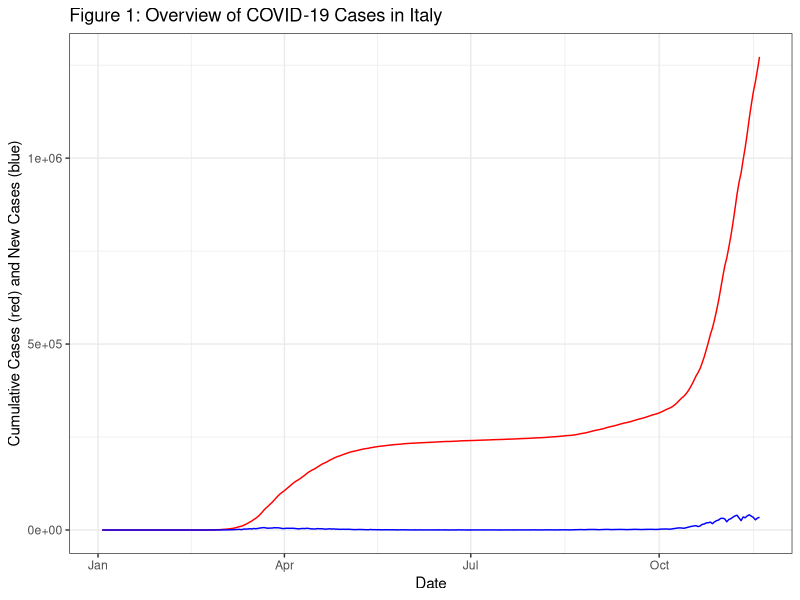
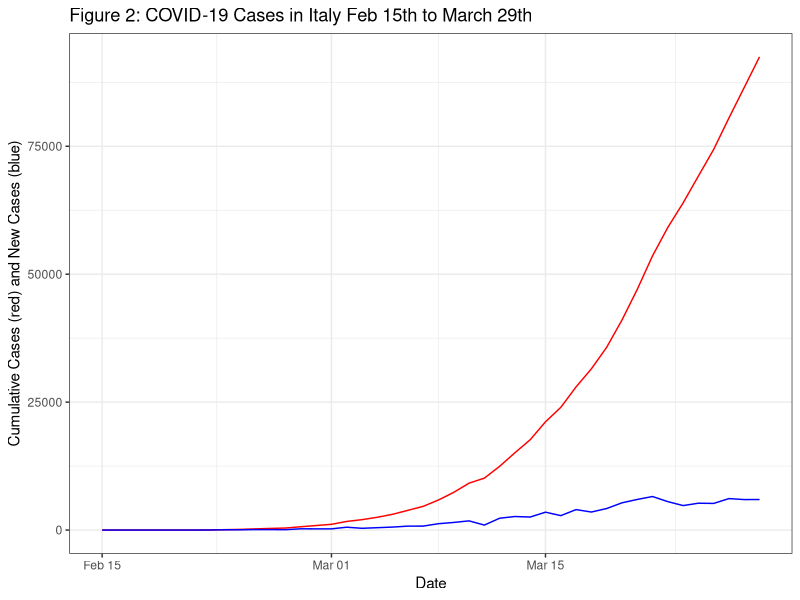
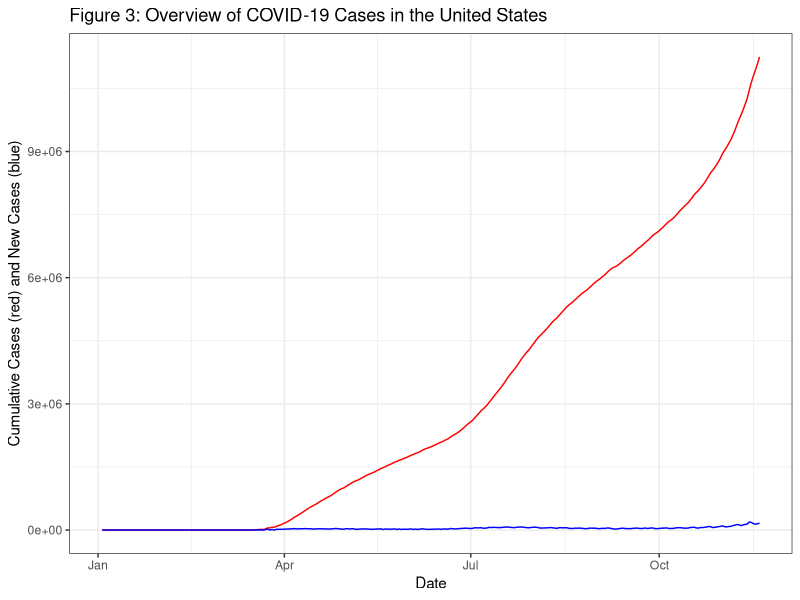
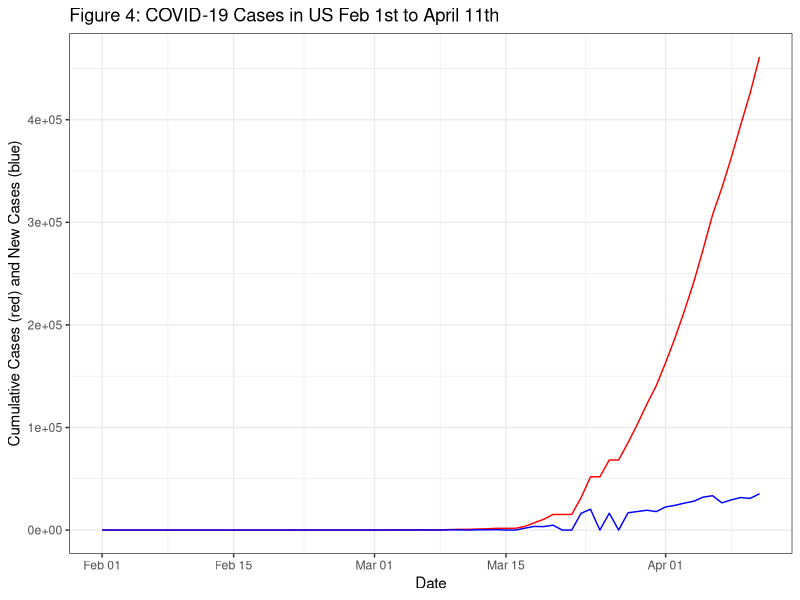
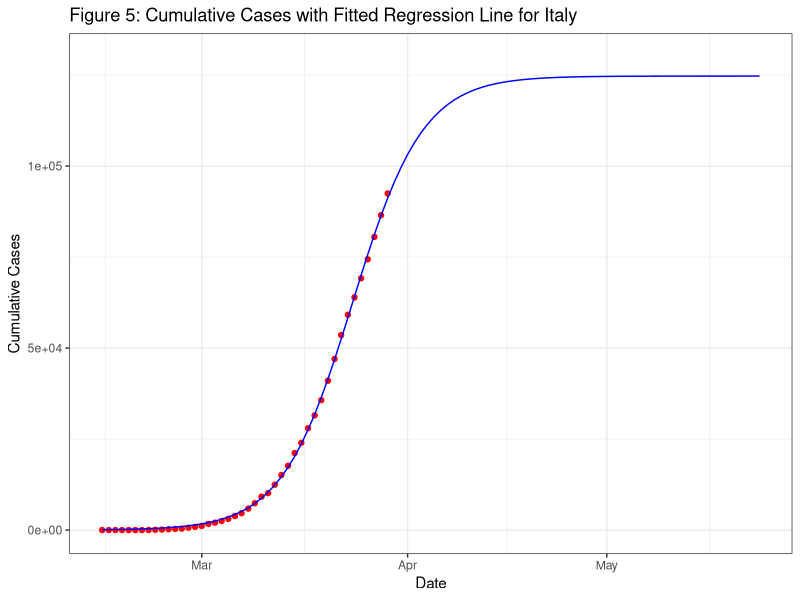
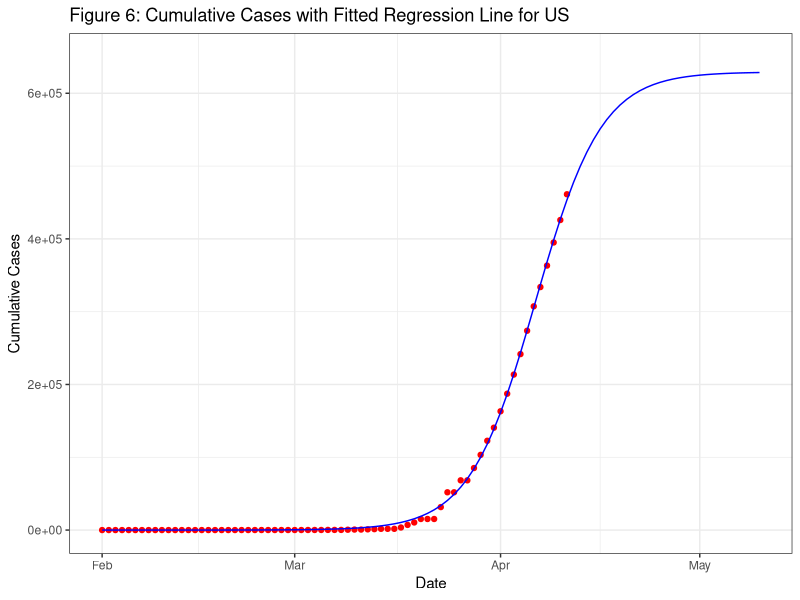
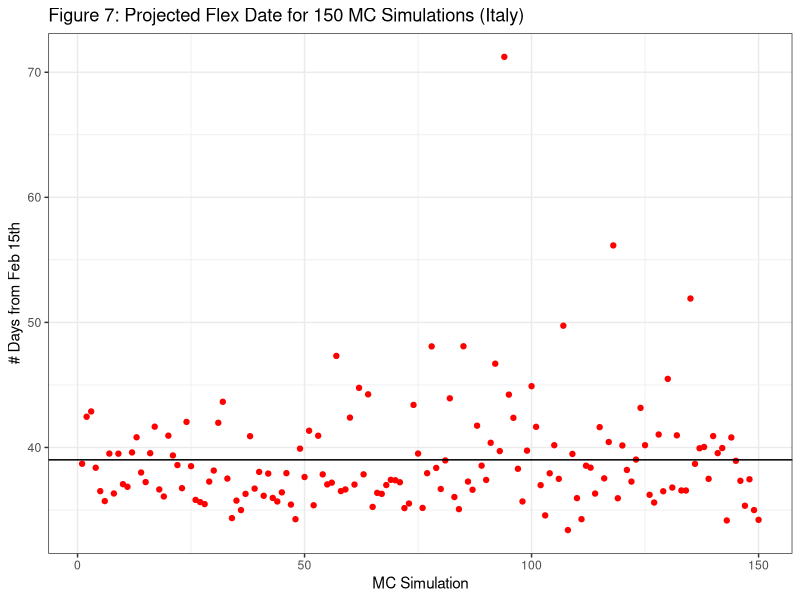
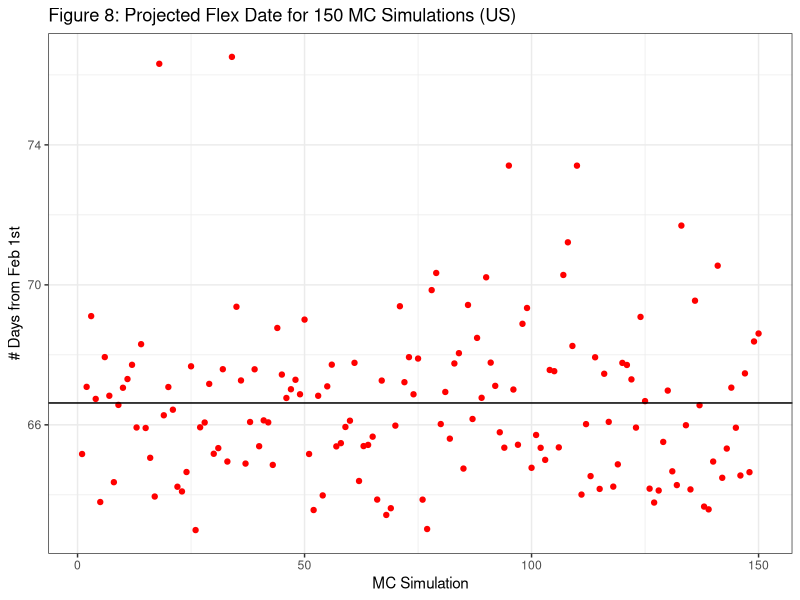

These figures' R source, in order:
## ---- chunk 1
knitr::opts_chunk$set(echo = TRUE)
## ---- chunk 2

library(tidyverse)
library(readr)
library(car)

## ---- chunk 3

set.seed(2020)

#reading in WHO data
covid_dat <- read.csv("WHO-COVID-19-global-data.csv") 

dates <- covid_dat$Date_reported

#filtering for Italy data
italy_dat <- covid_dat %>% 
  filter(Country == "Italy")

ggplot() +
  geom_line(data = italy_dat, aes(x = as.Date(Date_reported, "%m/%d/%y"), y = Cumulative_cases), color = "red") +
  geom_line(data = italy_dat, aes(x = as.Date(Date_reported, "%m/%d/%y"), y = New_cases), color = "blue") +
  xlab("Date") +
  ylab("Cumulative Cases (red) and New Cases (blue)") +
  ggtitle("Figure 1: Overview of COVID-19 Cases in Italy") + 
  theme(axis.text.x = element_text(angle=45, hjust = 1)) +
  theme_bw()

#filtering 2/15 to 3/29
italy_dat_early <- italy_dat[44:87,]

#creating index column
italy_dat_early["index"] <- seq(1:nrow(italy_dat_early)) 

ggplot() +
  geom_line(data = italy_dat_early, aes(x = as.Date(Date_reported, "%m/%d/%y"), y = Cumulative_cases), color = "red") +
  geom_line(data = italy_dat_early, aes(x = as.Date(Date_reported, "%m/%d/%y"), y = New_cases), color = "blue") +
  xlab("Date") +
  ylab("Cumulative Cases (red) and New Cases (blue)") +
  ggtitle("Figure 2: COVID-19 Cases in Italy Feb 15th to March 29th") + 
  theme(axis.text.x = element_text(angle=45, hjust = 1)) +
  theme_bw()

## ---- chunk 4

us_dat <- covid_dat %>%
  filter(Country == "United States of America")

ggplot() +
  geom_line(data = us_dat, aes(x = as.Date(Date_reported, "%m/%d/%y"), y = Cumulative_cases), color = "red") +
  geom_line(data = us_dat, aes(x = as.Date(Date_reported, "%m/%d/%y"), y = New_cases), color = "blue") +
  xlab("Date") +
  ylab("Cumulative Cases (red) and New Cases (blue)") +
  ggtitle("Figure 3: Overview of COVID-19 Cases in the United States") + 
  theme(axis.text.x = element_text(angle=45, hjust = 1)) +
  theme_bw()


us_dat_early <- us_dat[30:100,] #selecting days Feb 1st to April 11th

ggplot() +
  geom_line(data = us_dat_early, aes(x = as.Date(Date_reported, "%m/%d/%y"), y = Cumulative_cases), color = "red") +
  geom_line(data = us_dat_early, aes(x = as.Date(Date_reported, "%m/%d/%y"), y = New_cases), color = "blue") +
  xlab("Date") +
  ylab("Cumulative Cases (red) and New Cases (blue)") +
  ggtitle("Figure 4: COVID-19 Cases in US Feb 1st to April 11th") + 
  theme(axis.text.x = element_text(angle=45, hjust = 1)) +
  theme_bw()

## ---- chunk 5

#gathering initial coefficient estimates for NLS
coef(lm(logit(italy_dat_early$Cumulative_cases/100000)~italy_dat_early$index))

#running NLS algorithm
italy_log <- nls(italy_dat_early$Cumulative_cases~a/(1+exp(-(b+c*italy_dat_early$index))),
                 start=list(a=100000,b=-10.242468,c=0.293917),
                 data=italy_dat_early,trace=FALSE)

summary(italy_log)

#calculating flex point based on coefficients
flex_point_it <- -coef(italy_log)[2]/coef(italy_log)[3]

#creating a projection graph based on the model
projection_italy <- (coef(italy_log)[1])/(1 + exp(-(coef(italy_log)[2]+
                                                      coef(italy_log)[3]*1:100)))

#creating a vector of dates for the x-axis
proj_dates_italy <- data.frame(projection_italy, "date" = dates[44:143])

## ---- chunk 6

#writing a function to simulate Monte Carlo random vectors
sim <- function(m, n) {
  mat <- matrix(data = NA, nrow = m, ncol = n) 
  
  for (i in 1:m){
    mat[i,] <- rnorm(n, sd = 0.1, mean = 1)
  }
  
  return(mat)
}

#using cum cases from Feb 15th to March 26th
cum_days <- italy_dat[44:84,6] 

#creating 150 simulations for 41 days
simulations <- sim(150, 41)

#writing a function that multiplies the simulation vectors by the case count vector
mult <- function(x, y){
  new_mat <- matrix(data = NA, nrow = 150, ncol = length(x))
  for (i in 1:length(x)) {
    new_mat[,i] <- x[i]*y[,i]
  }
  return(new_mat)
}

#multiplying the cumulative days vector by each simulation
test <- mult(cum_days, simulations)

mc_mat <- as.data.frame(test)

#running logistic regression for 150 simulations and get flex date for each

flex_mc <- rep(NA, 150)

for (i in 1:150) {
  row_data <- t(mc_mat[i,])
  index <- seq(1:length(row_data))
  coefs <- coef(lm(logit(row_data/100000)~index))
  italy_log <- nls(row_data~a/(1+exp(-(b+c*index))),
                  start=list(a=100000,b=coefs[1],c=coefs[2]),trace=FALSE)
  flex_mc[i] <- -coef(italy_log)[2]/coef(italy_log)[3]
}

## ---- chunk 7

us_dat <- covid_dat %>%
  filter(Country == "United States of America")

us_dat_early <- us_dat[30:100,]

us_dat_early["index"] <- seq(1:nrow(us_dat_early))

coef(lm(logit(us_dat_early$Cumulative_cases/500000)~us_dat_early$index))

us_log <- nls(us_dat_early$Cumulative_cases~a/(1+exp(-(b+c*us_dat_early$index))),
                 start=list(a=500000,b=-13.0652170,c=0.1920636),data=us_dat_early,trace=FALSE)

flex_point_us <- -coef(us_log)[2]/coef(us_log)[3]

projection_us <- (coef(us_log)[1])/(1 + exp(-(coef(us_log)[2]+coef(us_log)[3]*1:100)))

proj_dates_us <- data.frame(projection_us, "date" = dates[30:129])

cum_days_us <- us_dat_early$Cumulative_cases

simulations_us <- sim(150, 71)

test_us <- mult(cum_days_us, simulations_us)

mc_mat_us <- as.data.frame(test_us)

flex_mc_us <- rep(NA, 150)

for (i in 1:150) {
  row_data <- t(mc_mat_us[i,])
  index <- seq(1:length(row_data))
  coefs <- coef(lm(logit(row_data/700000)~index))
  us_log <- nls(row_data~a/(1+exp(-(b+c*index))),
                   start=list(a=700000,b=coefs[1],c=coefs[2]),trace=FALSE)
  flex_mc_us[i] <- -coef(us_log)[2]/coef(us_log)[3]
}

## ---- chunk 8

ggplot() +
  geom_point(data = italy_dat_early, aes(x = as.Date(Date_reported, "%m/%d/%y"), y = Cumulative_cases), color = "red") +
  geom_line(data = proj_dates_italy, aes(x = as.Date(date, "%m/%d/%y"), y = projection_italy), color = "blue") +
  ylim(0,130000) +
  xlab("Date") +
  ylab("Cumulative Cases") +
  ggtitle("Figure 5: Cumulative Cases with Fitted Regression Line for Italy") + 
  theme(axis.text.x = element_text(angle=45, hjust = 1)) +
  theme_bw()

ggplot() +
  geom_point(data = us_dat_early, aes(x = as.Date(Date_reported, "%m/%d/%y"), y = Cumulative_cases), color = "red") +
  geom_line(data = proj_dates_us, aes(x = as.Date(date, "%m/%d/%y"), y = projection_us), color = "blue") +
  ylim(0,650000) +
  xlab("Date") +
  ylab("Cumulative Cases") +
  ggtitle("Figure 6: Cumulative Cases with Fitted Regression Line for US") +
  theme(axis.text.x = element_text(angle=45, hjust = 1)) +
  theme_bw()

## ---- chunk 9

ggplot() + #plot of simulated flex dates with line for avg
  geom_point(aes(x = seq(1,150,1), y = flex_mc), color = "red") +
  xlab("MC Simulation") +
  ylab("# Days from Feb 15th") +
  ggtitle("Figure 7: Projected Flex Date for 150 MC Simulations (Italy)") +
  geom_hline(aes(yintercept = mean(na.omit(flex_mc)))) +
  theme_bw()

ggplot() + #plot of simulated flex dates with line for avg
  geom_point(aes(x = seq(1,150,1), y = flex_mc_us), color = "red") +
  xlab("MC Simulation") +
  ylab("# Days from Feb 1st") +
  ggtitle("Figure 8: Projected Flex Date for 150 MC Simulations (US)") +
  geom_hline(aes(yintercept = mean(na.omit(flex_mc_us)))) +
  theme_bw()

## ---- chunk 10

#ITALY

#obtaining confidence intervals for the true flex date
upper_it <- round(mean(flex_mc) + qt(0.975, df = 149)*(sd(flex_mc)/sqrt(150)),1)
lower_it <- round(mean(flex_mc) - qt(0.975, df = 149)*(sd(flex_mc)/sqrt(150)),1)

#March 23rd to March 24th

#UNITED STATES

#obtaining confidence intervals for the true flex date
upper_us <- round(mean(flex_mc_us) + qt(0.975, df = 149)*(sd(flex_mc_us)/sqrt(150)),1)
lower_us <- round(mean(flex_mc_us) - qt(0.975, df = 149)*(sd(flex_mc_us)/sqrt(150)),1)

#April 6th to April 7th


tab <- data.frame("Mean Number of Days" = c(round(mean(flex_mc),1), round(mean(flex_mc_us),1)), 
                  "Approx. Flex Date" = c("March 23rd", "April 7th"),
                  "Standard Deviation" = c(round(sd(flex_mc),1), round(sd(flex_mc_us),1)),
                  "95% CI" = c(paste0("(",upper_it, ", ", lower_it,")"), 
                               paste0("(",upper_us, ", ", lower_us,")")),
                  "2.5 percentile" = c(round(quantile(flex_mc, probs = 0.025),1), 
                                       round(quantile(flex_mc_us, probs = 0.025),1)),
                  "97.5 percentile" = c(round(quantile(flex_mc, probs = 0.975),1), 
                                       round(quantile(flex_mc_us, probs = 0.975),1)))
row.names(tab) <- c("Italy", "United States")
colnames(tab) <- c("Mean # of Days", "Approx. Flex Date",
                   "SD of # of Days","95% CI", "2.5th percentile", "97.5th percentile")

knitr::kable(tab, caption = "Summary of Monte Carlo Results")
  
  
## ---- chunk 11

ggplot() +
  geom_line(data = italy_dat[60:90,], aes(x = as.Date(Date_reported, "%m/%d/%y"), y = New_cases), color = "red") +
  xlab("Date") +
  ylab("Daily Cases") +
  ggtitle("Figure 9: Italy daily cases between March 2nd and April 1st") + 
  theme(axis.text.x = element_text(angle=45, hjust = 1)) +
  theme_bw()

ggplot() +
  geom_line(data = us_dat[80:105,], aes(x = as.Date(Date_reported, "%m/%d/%y"), y = New_cases), color = "red") +
  xlab("Date") +
  ylab("Daily Cases") +
  ggtitle("Figure 10: US daily cases between March 22nd and April 16th") + 
  theme(axis.text.x = element_text(angle=45, hjust = 1)) +
  theme_bw()

